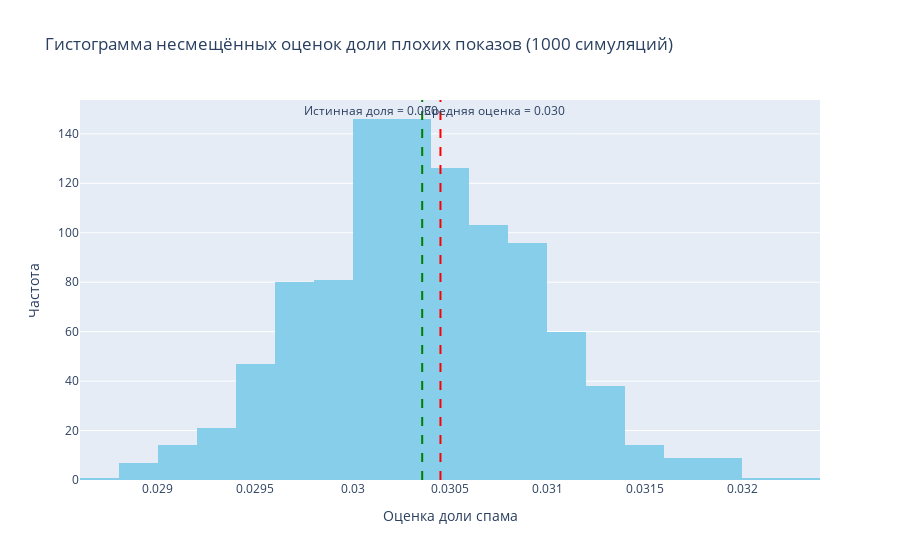

Source (notebook cell):
### Markdown cell above
__ё) [1 балл]__ Сделайте $1000$ выборок без повторений размера $1000$. Постройте по каждой $95\%$ доверительный интервал для доли плохих показов. 

Убедитесь, что он действительно покрывает долю плохих показов с вероятностью $0.95$.

### Code cell
### ╰( ͡° ͜ʖ ͡° )つ▬▬ι═══════  bzzzzzzzzzz

n_simulations = 1000
sample_size = 1000
n_obs = df.shape[0]

# Предварительные данные
shows = df['shows'].values
total_shows = shows.sum()
q_all = shows / total_shows
spam_labels_all = df['is_spam'].values
true_p = (df['shows'] * df['is_spam']).sum() / total_shows

# Массивы для хранения результатов
p_hat_unbiased = np.empty(n_simulations)
CI_lower = np.empty(n_simulations)
CI_upper = np.empty(n_simulations)

for sim in range(n_simulations):
    sampled_indices = np.random.choice(n_obs, size=sample_size, replace=False, p=q_all)
    
    u_sample = np.random.uniform(size=sample_size)
    score_sample = np.log(u_sample) / shows[sampled_indices]
    
    # Сортируем выборку по убыванию score
    order = np.argsort(score_sample)[::-1]
    sorted_indices = sampled_indices[order]
    
    q_sampled = q_all[sorted_indices]
    spam_sampled = spam_labels_all[sorted_indices]
    
    # Вычисляем кумулятивную сумму q
    S = np.cumsum(q_sampled)
    
    # Вычисляем веса
    if sample_size > 1:
        r = 1 / (1 - S[1:])                  
        reverse_cumsum = np.cumsum(r[::-1])[::-1] 
        weights = np.empty(sample_size)
        weights[:-1] = 1 + q_sampled[:-1] * reverse_cumsum
        weights[-1] = 1.
    else:
        weights = np.array([1.])
    
    # Несмещённая оценка доли спама
    hat_p = np.sum(weights * spam_sampled) / np.sum(weights)
    p_hat_unbiased[sim] = hat_p
    
    var_hat = (np.sum(weights**2) / (np.sum(weights)**2)) * hat_p * (1 - hat_p)
    se_hat = np.sqrt(var_hat)
    
    # 95% доверительный интервал (классический, симметричный)
    CI_lower[sim] = np.clip(hat_p - 1.96 * se_hat, 0, 1)
    CI_upper[sim] = np.clip(hat_p + 1.96 * se_hat, 0, 1)
coverage = np.mean((CI_lower <= true_p) & (CI_upper >= true_p))
print("Истинная доля плохих показов:", true_p)
print("Покрытие классическим ДИ:", coverage)

mean_unbiased = p_hat_unbiased.mean()

# Гистограмма ширины интервалов или распределения оценок
fig = go.Figure()
fig.add_trace(go.Histogram(x=p_hat_unbiased, nbinsx=30, marker_color='skyblue'))
fig.add_vline(x=true_p, line=dict(color='red', dash='dash'),
              annotation_text=f'Истинная доля = {true_p:.3f}', annotation_position="top left")
fig.add_vline(x=mean_unbiased, line=dict(color='green', dash='dash'),
              annotation_text=f'Средняя оценка = {mean_unbiased:.3f}', annotation_position="top right")
fig.update_layout(
    title='Гистограмма несмещённых оценок доли плохих показов (1000 симуляций)',
    xaxis_title='Оценка доли спама',
    yaxis_title='Частота'
)
fig.show()

### Figure 1 — Plotly figure (JSON) as saved in the notebook; plotly's stock layout.template omitted (floating-point values rounded to 4 significant figures; data arrays with more than 128 entries replaced by an {"elided": "..."} marker saying what was removed)
{"data": [{"marker": {"color": "skyblue"}, "nbinsx": 30, "type": "histogram", "x": {"elided": "1000 float values"}}], "layout": {"annotations": [{"showarrow": false, "text": "Истинная доля = 0.030", "x": 0.03045, "xanchor": "right", "xref": "x", "y": 1, "yanchor": "top", "yref": "y domain"}, {"showarrow": false, "text": "Средняя оценка = 0.030", "x": 0.03036, "xanchor": "left", "xref": "x", "y": 1, "yanchor": "top", "yref": "y domain"}], "shapes": [{"line": {"color": "red", "dash": "dash"}, "type": "line", "x0": 0.03045, "x1": 0.03045, "xref": "x", "y0": 0, "y1": 1, "yref": "y domain"}, {"line": {"color": "green", "dash": "dash"}, "type": "line", "x0": 0.03036, "x1": 0.03036, "xref": "x", "y0": 0, "y1": 1, "yref": "y domain"}], "title": {"text": "Гистограмма несмещённых оценок доли плохих показов (1000 симуляций)"}, "xaxis": {"title": {"text": "Оценка доли спама"}}, "yaxis": {"title": {"text": "Частота"}}}}
